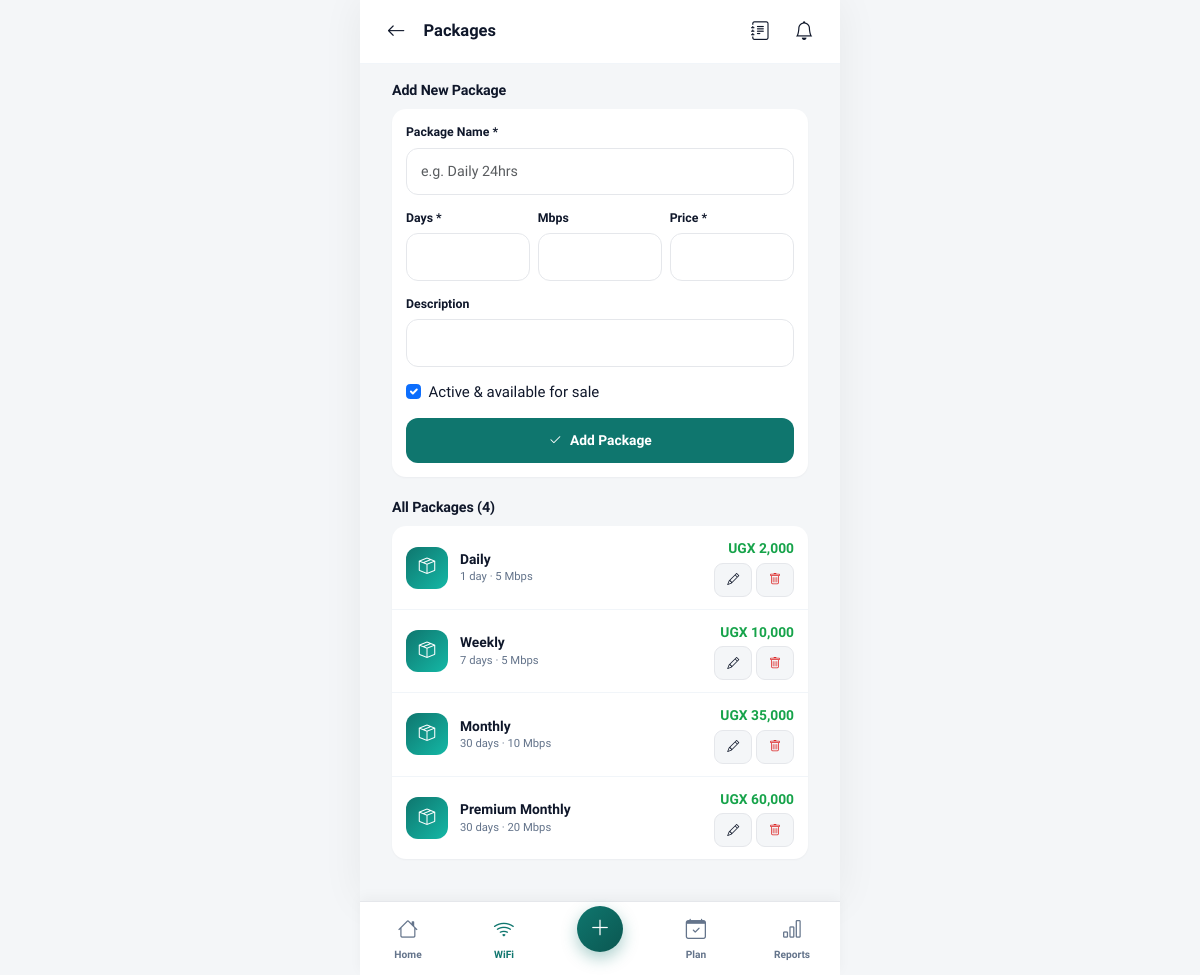
The page /modules/wifi/packages.php (signed in) on the database its author committed.
### tables this page shows
CREATE TABLE wifi_packages (
    id              INT AUTO_INCREMENT PRIMARY KEY,
    business_id     INT NOT NULL,
    name            VARCHAR(100) NOT NULL,
    duration_days   INT NOT NULL,
    speed_mbps      VARCHAR(20),
    price           DECIMAL(12,2) NOT NULL,
    description     VARCHAR(255),
    is_active       TINYINT(1) DEFAULT 1,
    created_at      DATETIME DEFAULT CURRENT_TIMESTAMP,
    FOREIGN KEY (business_id) REFERENCES businesses(id) ON DELETE CASCADE
);

### includes/functions.php (called while the page is built, shortened)
<?php
function e($value) {
    return htmlspecialchars((string)$value, ENT_QUOTES, 'UTF-8');
}
function money($amount, $currency = null) {
    $currency = $currency ?: ($_SESSION['currency'] ?? 'UGX');
    return $currency . ' ' . number_format((float)$amount, 0);
}

### modules/wifi/packages.php (the view, shortened to what this page needs)
<?php
require_once __DIR__ . '/../../config/config.php';
$bizId = defaultBusinessId($pdo);
$packages = [];
if ($bizId) {
    $stmt = $pdo->prepare("SELECT * FROM wifi_packages WHERE business_id=? ORDER BY duration_days ASC, price ASC");
    $stmt->execute([$bizId]);
    $packages = $stmt->fetchAll();
}
$edit = null;
include __DIR__ . '/../../includes/header.php';
include __DIR__ . '/../../includes/topbar.php';
?>
<div class="px-page mt-page">
    <div class="section-title"><h3><?= $edit ? 'Edit Package' : 'Add New Package' ?></h3></div>
    <div class="list-card" style="padding:14px;">
        <form method="post">
            <div class="form-group">
                <label class="form-label">Package Name *</label>
                <input class="form-control" name="name" placeholder="e.g. Daily 24hrs" value="<?= e($edit['name']??'') ?>" required>
            </div>
            <div class="row g-2">
                <div class="col-4 form-group">
                    <label class="form-label">Days *</label>
                    <input class="form-control" name="duration_days" type="number" min="1" value="<?= e($edit['duration_days']??'') ?>" required>
                </div>
                <div class="col-4 form-group">
                    <label class="form-label">Mbps</label>
                    <input class="form-control" name="speed_mbps" type="number" min="0" value="<?= e($edit['speed_mbps']??'') ?>">
                </div>
                <div class="col-4 form-group">
                    <label class="form-label">Price *</label>
                    <input class="form-control" name="price" type="number" step="0.01" min="0" value="<?= e($edit['price']??'') ?>" required>
                </div>
            </div>
            <div class="form-group">
                <label class="form-label">Description</label>
                <input class="form-control" name="description" value="<?= e($edit['description']??'') ?>">
            </div>
            <div class="form-check mb-3">
                <input class="form-check-input" type="checkbox" name="is_active" id="isAct" <?= (!$edit || $edit['is_active'])?'checked':'' ?>>
                <label class="form-check-label" for="isAct">Active &amp; available for sale</label>
            </div>
            <button class="btn btn-primary btn-block"><i class="bi bi-check2"></i> <?= $edit?'Update':'Add' ?> Package</button>
        </form>
    </div>
    <div class="section-title mt-4"><h3>All Packages (<?= count($packages) ?>)</h3></div>
    <div class="list-card">
        <?php if (empty($packages)): ?>
            <div class="empty-state"><div class="icon-circle"><i class="bi bi-box-seam"></i></div>No packages yet.</div>
        <?php else: foreach ($packages as $p): ?>
            <div class="list-item">
                <div class="li-ico" style="background:linear-gradient(135deg,#0F766E,#14B8A6);color:#fff;"><i class="bi bi-box-seam"></i></div>
                <div class="li-body">
                    <div class="li-title"><?= e($p['name']) ?> <?php if(!$p['is_active']): ?><span class="pill pill-suspended">inactive</span><?php endif; ?></div>
                    <div class="li-sub"><?= $p['duration_days'] ?> day<?= $p['duration_days']>1?'s':'' ?> · <?= $p['speed_mbps']?:'—' ?> Mbps</div>
                </div>
                <div class="li-right">
                    <div class="li-amount in"><?= money($p['price']) ?></div>
                    <div class="d-flex gap-1 mt-1">
                        <a href="?edit=<?= $p['id'] ?>" class="btn btn-light btn-sm"><i class="bi bi-pencil"></i></a>
                        <form method="post" style="display:inline" data-confirm="Delete this package?">
                            <button class="btn btn-light btn-sm" style="color:var(--danger);"><i class="bi bi-trash"></i></button>
                        </form>
                    </div>
                </div>
            </div>
        <?php endforeach; endif; ?>
    </div>
</div>
<div style="height:30px"></div>
<?php $active='wifi'; include __DIR__ . '/../../includes/bottomnav.php'; ?>
<?php include __DIR__ . '/../../includes/footer.php'; ?>

### assets/css/style.css (style rules this page uses)
:root { --primary: #0F766E; --primary-dark: #0B5751; --primary-light: #14B8A6; --primary-50: #F0FDFA; --primary-100: #CCFBF1; --accent: #F59E0B; --accent-dark: #D97706; --success: #16A34A; --danger: #DC2626; --warning: #F59E0B; --info: #0EA5E9; --bg: #F4F6F8; --bg-soft: #FAFAFB; --card: #FFFFFF; --border: #E5E7EB; --border-light: #F1F5F9; --text: #0F172A; --text-muted: #64748B; --text-soft: #94A3B8; --shadow-sm: 0 1px 2px rgba(15, 23, 42, 0.04); --shadow: 0 4px 12px rgba(15, 23, 42, 0.06); --shadow-lg: 0 12px 28px rgba(15, 23, 42, 0.10); --radius: 14px; --radius-sm: 10px; --radius-lg: 20px; --header-h: 64px; --bottomnav-h: 74px; }
* { box-sizing: border-box; -webkit-tap-highlight-color: transparent; }
html, body { margin: 0; padding: 0; font-family: 'Plus Jakarta Sans', -apple-system, BlinkMacSystemFont, sans-serif; background: var(--bg); color: var(--text); font-size: 15px; line-height: 1.5; -webkit-font-smoothing: antialiased; }
body { padding-bottom: calc(var(--bottomnav-h) + env(safe-area-inset-bottom)); }
a { color: var(--primary); text-decoration: none; }
h1, h2, h3, h4, h5, h6 { font-weight: 700; color: var(--text); margin: 0 0 .5rem; letter-spacing: -0.01em; }
h3 { font-size: 1.1rem; }
.section-title { display: flex; justify-content: space-between; align-items: center; margin: 18px 16px 10px; }
.section-title h3 { font-size: .95rem; margin: 0; }
.list-card { background: var(--card); border-radius: var(--radius); margin: 0 16px 12px; box-shadow: var(--shadow-sm); overflow: hidden; }
.list-item { display: flex; align-items: center; gap: 12px; padding: 12px 14px; border-bottom: 1px solid var(--border-light); color: var(--text); }
.list-item:last-child { border-bottom: none; }
.list-item .li-ico { width: 42px; height: 42px; border-radius: 12px; background: var(--primary-50); color: var(--primary); display: flex; align-items: center; justify-content: center; font-size: 1.1rem; flex-shrink: 0; }
.list-item .li-body { flex: 1; min-width: 0; }
.list-item .li-title { font-weight: 600; font-size: .92rem; }
.list-item .li-sub { font-size: .75rem; color: var(--text-muted); }
.list-item .li-right { text-align: right; flex-shrink: 0; }
.list-item .li-amount { font-weight: 700; font-size: .92rem; }
.list-item .li-amount.in { color: var(--success); }
.form-group { margin-bottom: 14px; }
.form-label { font-size: .82rem; font-weight: 600; color: var(--text); margin-bottom: 6px; display: block; }
.form-control, .form-select { width: 100%; padding: 12px 14px; border: 1.5px solid var(--border); border-radius: 12px; font-size: .95rem; background: var(--card); color: var(--text); transition: border-color .15s, box-shadow .15s; font-family: inherit; }
.btn { display: inline-flex; align-items: center; justify-content: center; gap: 8px; font-weight: 600; border-radius: 12px; padding: 12px 18px; border: none; font-size: .92rem; cursor: pointer; transition: transform .1s, box-shadow .15s, background .15s; text-decoration: none; font-family: inherit; }
.btn-primary { background: var(--primary); color: #fff; }
.btn-light { background: var(--bg); color: var(--text); border: 1.5px solid var(--border); }
.btn-block { width: 100%; }
.btn-sm { padding: 7px 12px; font-size: .8rem; border-radius: 9px; }
.px-page { padding-left: 16px; padding-right: 16px; }
.mt-page { margin-top: 16px; }

### rows shown on the page
wifi_packages: name "Daily", duration_days "1", speed_mbps "5", price "UGX 2,000"
wifi_packages: name "Weekly", duration_days "7", speed_mbps "5", price "UGX 10,000"
wifi_packages: name "Monthly", duration_days "30", speed_mbps "10", price "UGX 35,000"
wifi_packages: name "Premium Monthly", duration_days "30", speed_mbps "20", price "UGX 60,000"

### other values the page prints
$topbarTitle "Packages"
count($packages) "4"
